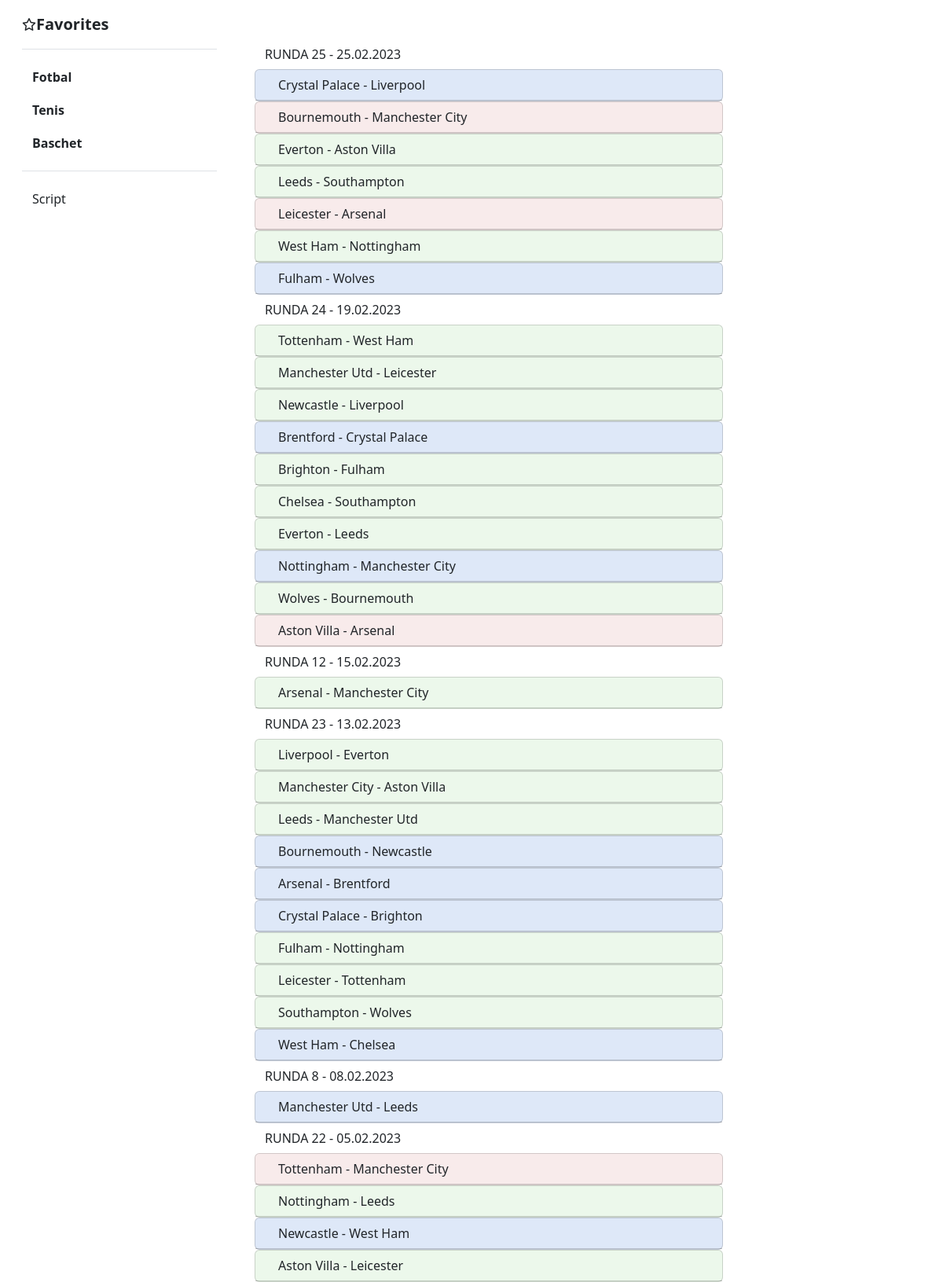
/anglia_premier_league (upper part), run on the app's committed database.
### data/models.py (models this page shows, shortened)
class Fotbal(models.Model):
    tara = models.CharField(max_length=50)
    liga = models.CharField(max_length=50)
    runda = models.CharField(max_length=3)
    data = models.CharField(max_length=50)
    participant1 = models.CharField(max_length=50)
    participant2 = models.CharField(max_length=50)
    scor = models.CharField(max_length=5)
    rezultat = models.CharField(max_length=50)
    bookmaker_odds = models.ManyToManyField(Bookmakers, default=0)
    favorita = models.CharField(max_length=50)

### data/views.py (the view)
# urls.py: path('anglia_premier_league', views.fotbal_anglia_premier_league, name='anglia_premier_league'),
def fotbal_anglia_premier_league(request):
    premier_league = Fotbal.objects.filter(tara__icontains='ANGLIA').order_by(-F('runda'))
    context = {
        'fotbal': premier_league,
    }
    return render(request, 'data/fotbal.html', context)

### data/templates/data/fotbal.html (shortened to what this page needs)
{% extends 'data/base.html' %}
{% block body %}
    {% for game in fotbal %}
        {% ifchanged game.runda %}
          <div >
            <h5 class="mb-0">
                <button class="btn btn-link collapsed link-dark text-decoration-none">
                    {{ game.runda }} - {{ game.data }}
                </button>
            </h5>
          </div>
        {% endifchanged %}
        <div id="accordion">
          <div class="card wid{% if game.favorita == game.rezultat %} bg-fav{% elif game.favorita != game.rezultat and game.rezultat != 'Egal' %} bg-red{% elif game.rezultat == 'Egal' %} bg-egal{% endif %}">
            <div class="card-header" id="heading{{ game.id }}">
              <h5 class="mb-0">
                <button class="btn btn-link collapsed link-dark text-decoration-none" data-bs-toggle="collapse" data-bs-target="#collapse{{ game.id }}" aria-expanded="false" aria-controls="collapse{{ game.id }}">
                    {{ game.participant1 }} - {{ game.participant2 }}
                </button>
              </h5>
            </div>
          </div>
        </div>
    {% endfor %}
{% endblock %}

### data/static/data/style.css (style rules this page uses)
.wid { width: 70%; --bs-card-cap-padding-y: 0!important; }
.bg-fav { --bs-card-bg: #f3fff2!important; }
.bg-red { --bs-card-bg: #fff2f2!important; }
.bg-egal { --bs-card-bg: #e5efff!important; }

### data on the page
Fotbal: runda "RUNDA 25", data "25.02.2023", participant1 "Crystal Palace", participant2 "Liverpool"
Fotbal: participant1 "Bournemouth", participant2 "Manchester City"
Fotbal: participant1 "Everton", participant2 "Aston Villa"
Fotbal: participant1 "Leeds", participant2 "Southampton"
Fotbal: participant1 "Leicester", participant2 "Arsenal"
Fotbal: participant1 "West Ham", participant2 "Nottingham"
Fotbal: participant1 "Fulham", participant2 "Wolves"
Fotbal: runda "RUNDA 24", data "19.02.2023", participant1 "Tottenham", participant2 "West Ham"
Fotbal: participant1 "Manchester Utd", participant2 "Leicester"
Fotbal: participant1 "Newcastle", participant2 "Liverpool"
Fotbal: participant1 "Brentford", participant2 "Crystal Palace"
Fotbal: participant1 "Brighton", participant2 "Fulham"
Fotbal: participant1 "Chelsea", participant2 "Southampton"
Fotbal: participant1 "Everton", participant2 "Leeds"
Fotbal: participant1 "Nottingham", participant2 "Manchester City"
Fotbal: participant1 "Wolves", participant2 "Bournemouth"
Fotbal: participant1 "Aston Villa", participant2 "Arsenal"
Fotbal: runda "RUNDA 12", data "15.02.2023", participant1 "Arsenal", participant2 "Manchester City"
Fotbal: runda "RUNDA 23", data "13.02.2023", participant1 "Liverpool", participant2 "Everton"
Fotbal: participant1 "Manchester City", participant2 "Aston Villa"
Fotbal: participant1 "Leeds", participant2 "Manchester Utd"
Fotbal: participant1 "Bournemouth", participant2 "Newcastle"
Fotbal: participant1 "Arsenal", participant2 "Brentford"
Fotbal: participant1 "Crystal Palace", participant2 "Brighton"
Fotbal: participant1 "Fulham", participant2 "Nottingham"
Fotbal: participant1 "Leicester", participant2 "Tottenham"
Fotbal: participant1 "Southampton", participant2 "Wolves"
Fotbal: participant1 "West Ham", participant2 "Chelsea"
Fotbal: runda "RUNDA 8", data "08.02.2023", participant1 "Manchester Utd", participant2 "Leeds"
Fotbal: runda "RUNDA 22", data "05.02.2023", participant1 "Tottenham", participant2 "Manchester City"
Fotbal: participant1 "Nottingham", participant2 "Leeds"
Fotbal: participant1 "Newcastle", participant2 "West Ham"
Fotbal: participant1 "Aston Villa", participant2 "Leicester"
